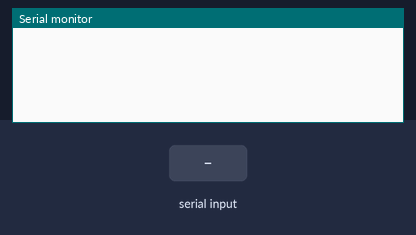
This sketch was run on a simulated Arduino Uno, built with avr-gcc and run on an emulated ATmega328P. Shown: the last lines printed to the serial monitor. The test bench sets the inputs (shaded band).

Above: at 1.2 s.
1.3 s: "1\n" received over Serial
At 3.5 s:
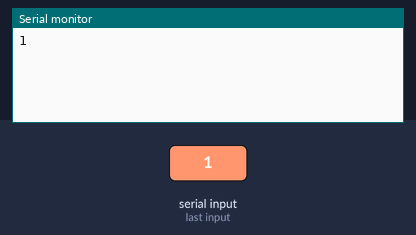
4.3 s: "0\n" received over Serial
At 5.7 s:
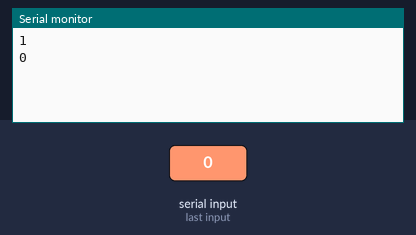
5.8 s: "2\n" received over Serial
At 8.0 s:
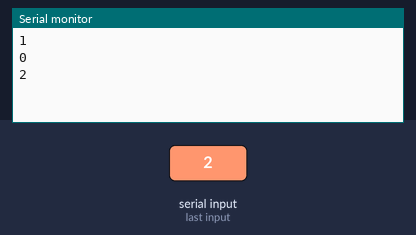
Timing chart, 0 to 9.5 s (numbered marks = the images above; inputs shaded):
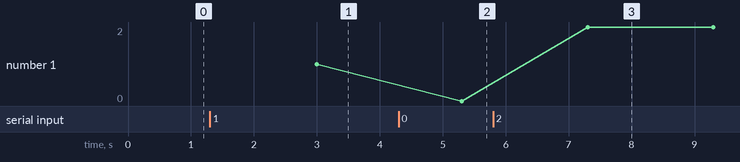

Measured:
- after the input at 1.3 s, the serial monitor: prints a new line after 1.7 s (image 1)
- after the input at 4.3 s, the serial monitor: prints a new line after 1.0 s (image 2)
- after the input at 5.8 s, the serial monitor: prints a new line after 1.5 s (image 3)
- plotted number 1: 1 → 0 after the input at 4.3 s, 0 → 2 after the input at 5.8 s

The sketch:

receiver.ino
```cpp
char mystr[5]; //Initialized variable to store recieved data

void setup() {
  // Begin the Serial at 9600 Baud
  Serial.begin(9600);
}

void loop() {
  Serial.readBytes(mystr,5); //Read the serial data and store in var
  Serial.print("\n");
  Serial.print(mystr);
  delay(1000);
}
```
